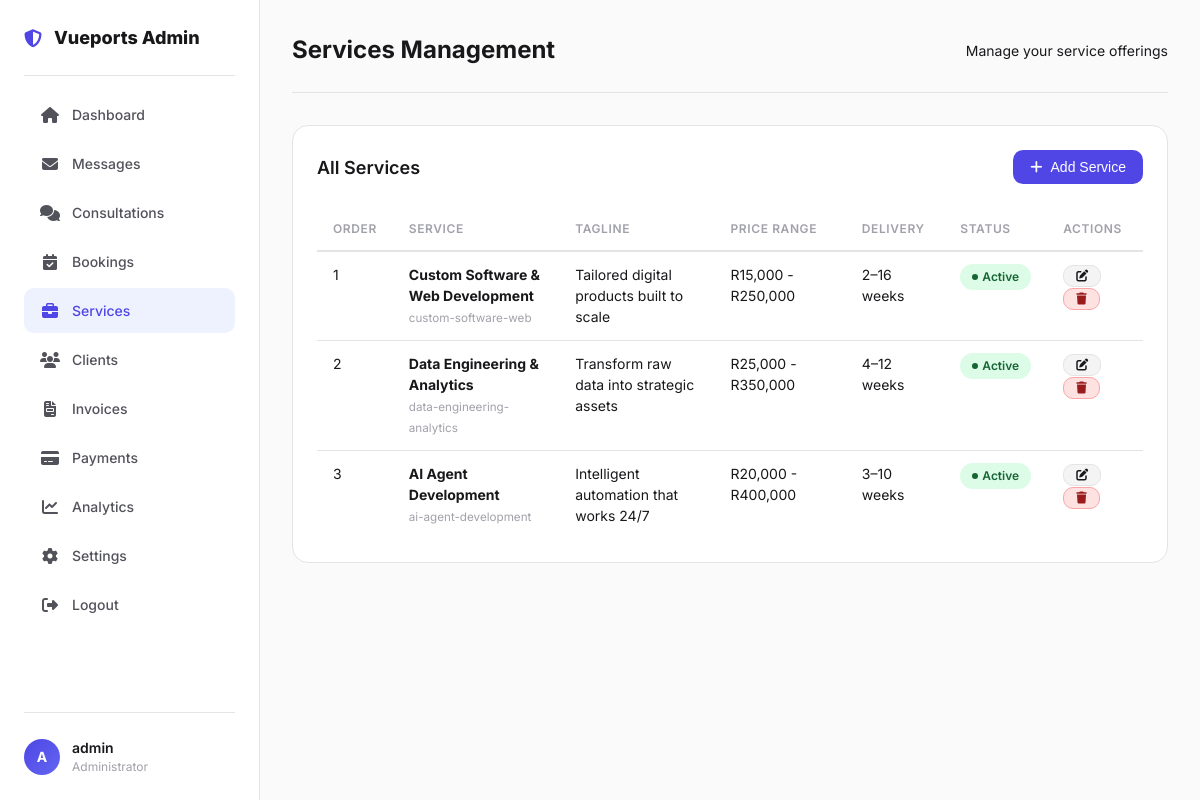
The app's page /admin/services.php (signed in) with its own data.
### tables this page shows
CREATE TABLE `services` (
  `id` INT UNSIGNED AUTO_INCREMENT PRIMARY KEY,
  `title` VARCHAR(255) NOT NULL,
  `slug` VARCHAR(255) NOT NULL,
  `tagline` VARCHAR(255) DEFAULT NULL,
  `description` TEXT DEFAULT NULL,
  `long_description` LONGTEXT DEFAULT NULL,
  `features` JSON DEFAULT NULL,
  `price_min` DECIMAL(12,2) DEFAULT 0.00,
  `price_max` DECIMAL(12,2) DEFAULT 0.00,
  `price_note` VARCHAR(255) DEFAULT NULL,
  `delivery_time` VARCHAR(100) DEFAULT NULL,
  `icon` VARCHAR(100) DEFAULT 'fa-code',
  `image` VARCHAR(255) DEFAULT NULL,
  `sort_order` INT UNSIGNED DEFAULT 0,
  `status` ENUM('active','draft','archived') DEFAULT 'active',
  `meta_title` VARCHAR(255) DEFAULT NULL,
  `meta_description` VARCHAR(500) DEFAULT NULL,
  `created_at` DATETIME DEFAULT CURRENT_TIMESTAMP,
  `updated_at` DATETIME DEFAULT CURRENT_TIMESTAMP ON UPDATE CURRENT_TIMESTAMP,
  UNIQUE KEY `uk_services_slug` (`slug`),
  KEY `idx_services_status` (`status`),
  KEY `idx_services_sort` (`sort_order`)
);

### includes/functions.php (called while the page is built, shortened)
<?php
function sanitize(string $data): string {
    return htmlspecialchars(strip_tags(trim($data)), ENT_QUOTES, 'UTF-8');
}

### admin/services.php (the view, shortened to what this page needs)
<?php
require_once __DIR__ . '/../includes/functions.php';
$db = db();
$services = $db->query("SELECT * FROM services ORDER BY sort_order, id")->fetchAll();
?>
<!DOCTYPE html>
<html lang="en" data-theme="light">
<head>
    <link rel="stylesheet" href="../assets/css/admin.css">
    <link rel="stylesheet" href="https://cdnjs.cloudflare.com/ajax/libs/font-awesome/6.4.0/css/all.min.css">
</head>
<body class="admin-body">
    <aside class="admin-sidebar">
        <div class="admin-brand"><i class="fas fa-shield-alt"></i> Vueports Admin</div>
        <nav class="admin-nav">
            <a href="dashboard.php"><i class="fas fa-home"></i> Dashboard</a>
            <a href="messages.php"><i class="fas fa-envelope"></i> Messages</a>
            <a href="consultations.php"><i class="fas fa-comments"></i> Consultations</a>
            <a href="bookings.php"><i class="fas fa-calendar-check"></i> Bookings</a>
            <a href="services.php" class="active"><i class="fas fa-briefcase"></i> Services</a>
            <a href="clients.php"><i class="fas fa-users"></i> Clients</a>
            <a href="invoices.php"><i class="fas fa-file-invoice"></i> Invoices</a>
            <a href="payments.php"><i class="fas fa-credit-card"></i> Payments</a>
            <a href="analytics.php"><i class="fas fa-chart-line"></i> Analytics</a>
            <a href="settings.php"><i class="fas fa-cog"></i> Settings</a>
            <a href="logout.php"><i class="fas fa-sign-out-alt"></i> Logout</a>
        </nav>
        <div class="admin-user">
            <div class="admin-user-avatar"><?= strtoupper(substr($_SESSION['username'] ?? 'A', 0, 1)) ?></div>
            <div class="admin-user-info">
                <div class="admin-user-name"><?= sanitize($_SESSION['username'] ?? 'Admin') ?></div>
                <div class="admin-user-role">Administrator</div>
            </div>
        </div>
    </aside>
    <main class="admin-main">
        <header class="admin-header">
            <h1>Services Management</h1>
            <div>Manage your service offerings</div>
        </header>
        <section class="admin-section">
            <div class="admin-section-header">
                <h2 class="admin-section-title">All Services</h2>
                <button onclick="resetForm(); document.getElementById('serviceForm').style.display='block'" class="admin-btn admin-btn-primary">
                    <i class="fas fa-plus"></i> Add Service
                </button>
            </div>
            <table class="admin-table">
                <thead>
                    <tr>
                        <th>Order</th>
                        <th>Service</th>
                        <th>Tagline</th>
                        <th>Price Range</th>
                        <th>Delivery</th>
                        <th>Status</th>
                        <th>Actions</th>
                    </tr>
                </thead>
                <tbody>
                    <?php foreach ($services as $svc): ?>
                    <tr>
                        <td><?= (int)$svc['sort_order'] ?></td>
                        <td>
                            <strong><?= sanitize($svc['title'] ?? '') ?></strong><br>
                            <small style="color:var(--text-muted);"><?= sanitize($svc['slug'] ?? '') ?></small>
                        </td>
                        <td><?= sanitize($svc['tagline'] ?? '') ?></td>
                        <td>R<?= number_format((float)($svc['price_min'] ?? 0), 0) ?> - R<?= number_format((float)($svc['price_max'] ?? 0), 0) ?></td>
                        <td><?= sanitize($svc['delivery_time'] ?? '') ?></td>
                        <td><span class="status-badge status-<?= sanitize($svc['status'] ?? 'inactive') ?>"><?= ucfirst($svc['status'] ?? 'inactive') ?></span></td>
                        <td>
                            <button onclick="editService(<?= htmlspecialchars(json_encode($svc), ENT_QUOTES, 'UTF-8') ?>)" class="admin-btn admin-btn-sm admin-btn-secondary">
                                <i class="fas fa-edit"></i>
                            </button>
                            <form method="POST" style="display:inline;" onsubmit="return confirm('Deactivate this service?');">
                                <button type="submit" class="admin-btn admin-btn-sm admin-btn-danger">
                                    <i class="fas fa-trash"></i>
                                </button>
                            </form>
                        </td>
                    </tr>
                    <?php endforeach; ?>
                </tbody>
            </table>
        </section>
    </main>
</body>
</html>

### assets/css/variables.css (style rules this page uses)
:root { --color-primary-50: #eef2ff; --color-primary-100: #e0e7ff; --color-primary-200: #c7d2fe; --color-primary-300: #a5b4fc; --color-primary-400: #818cf8; --color-primary-500: #6366f1; --color-primary-600: #4f46e5; --color-primary-700: #4338ca; --color-primary-800: #3730a3; --color-primary-900: #312e81; --color-accent: var(--color-primary-600); --color-accent-light: var(--color-primary-500); --color-accent-dark: var(--color-primary-700); --color-success: #22c55e; --color-success-light: #dcfce7; --color-warning: #f59e0b; --color-warning-light: #fef3c7; --color-danger: #ef4444; --color-danger-light: #fee2e2; --color-info: #3b82f6; --color-info-light: #dbeafe; --color-white: #ffffff; --color-gray-50: #fafafa; --color-gray-100: #f4f4f5; --color-gray-200: #e4e4e7; --color-gray-300: #d4d4d8; --color-gray-400: #a1a1aa; --color-gray-500: #71717a; --color-gray-600: #52525b; --color-gray-700: #3f3f46; --color-gray-800: #27272a; --color-gray-900: #18181b; --bg-body: var(--color-gray-50); --bg-primary: var(--color-white); --bg-secondary: var(--color-gray-100); --bg-card: var(--color-white); --bg-hover: var(--color-gray-100); --bg-active: var(--color-primary-50); --bg-overlay: rgba(255, 255, 255, 0.92); --text-primary: var(--color-gray-900); --text-secondary: var(--color-gray-600); --text-muted: var(--color-gray-400); --text-inverse: var(--color-white); --text-link: var(--color-accent); --border-color: var(--color-gray-200); --border-color-light: var(--color-gray-100); --border-color-strong: var(--color-gray-300); --border-radius-sm: 6px; --border-radius-md: 10px; --border-radius-lg: 16px; --border-radius-xl: 24px; --border-radius-full: 9999px; --shadow-sm: 0 1px 2px 0 rgba(0, 0, 0, 0.05); --shadow-md: 0 4px 6px -1px rgba(0, 0, 0, 0.08), 0 2px 4px -1px rgba(0, 0, 0, 0.04); --shadow-lg: 0 10px 15px -3px rgba(0, 0, 0, 0.08), 0 4px 6px -2px rgba(0, 0, 0, 0.04); --shadow-xl: 0 20px 25px -5px rgba(0, 0, 0, 0.08), 0 10px 10px -5px rgba(0, 0, 0, 0.03); --shadow-glow: 0 0 20px rgba(79, 70, 229, 0.15); --shadow-glow-strong: 0 0 40px rgba(79, 70, 229, 0.25); --font-sans: 'Inter', -apple-system, BlinkMacSystemFont, 'Segoe UI', Roboto, sans-serif; --font-mono: 'Fira Code', 'SF Mono', Monaco, monospace; --font-size-xs: 0.75rem; --font-size-sm: 0.875rem; --font-size-base: 1rem; --font-size-lg: 1.125rem; --font-size-xl: 1.25rem; --font-size-2xl: 1.5rem; --font-size-3xl: 1.875rem; --font-size-4xl: 2.25rem; --font-size-5xl: 3rem; --font-size-6xl: 3.75rem; --space-1: 0.25rem; --space-2: 0.5rem; --space-3: 0.75rem; --space-4: 1rem; --space-5: 1.25rem; --space-6: 1.5rem; --space-8: 2rem; --space-10: 2.5rem; --space-12: 3rem; --space-16: 4rem; --space-20: 5rem; --space-24: 6rem; --container-max: 1200px; --container-padding: var(--space-6); --section-padding-y: var(--space-24); --section-padding-y-sm: var(--space-16); --transition-fast: 150ms ease; --transition-base: 250ms ease; --transition-slow: 400ms ease; --transition-bounce: 500ms cubic-bezier(0.34, 1.56, 0.64, 1); --z-dropdown: 100; --z-sticky: 200; --z-modal: 300; --z-popover: 400; --z-tooltip: 500; --z-toast: 600; }

### records on screen
services: sort_order "1", title "Custom Software & Web Development", slug "custom-software-web", tagline "Tailored digital products built to scale", price_min "15,000", price_max "250,000", delivery_time "2–16 weeks", status "Active"
services: sort_order "2", title "Data Engineering & Analytics", slug "data-engineering-analytics", tagline "Transform raw data into strategic assets", price_min "25,000", price_max "350,000", delivery_time "4–12 weeks", status "Active"
services: sort_order "3", title "AI Agent Development", slug "ai-agent-development", tagline "Intelligent automation that works 24/7", price_min "20,000", price_max "400,000", delivery_time "3–10 weeks", status "Active"

### other values on screen
substr($_SESSION['username'] ?? 'A', 0, 1) "A"
$_SESSION['username'] "admin"
